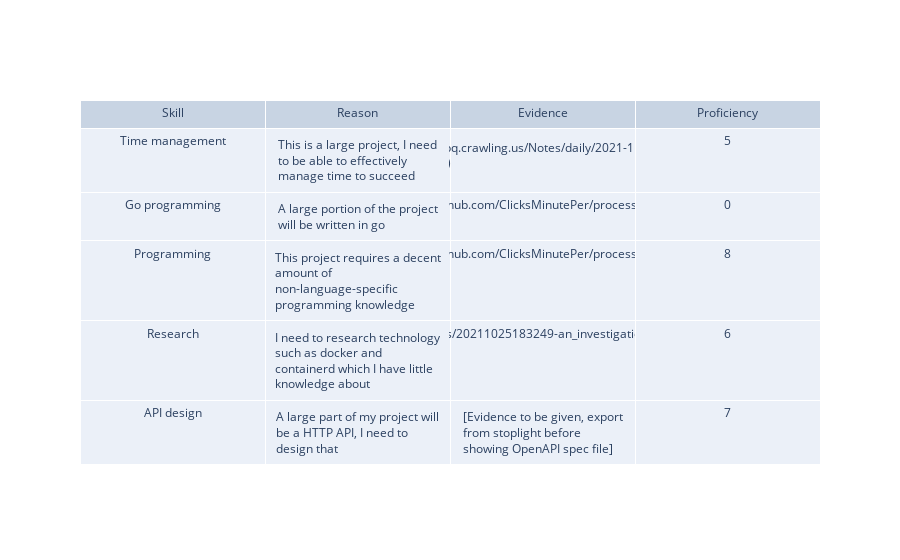

Notebook code for this chart:
### Code cell
import plotly.graph_objects as go

fig = go.Figure(data=[
    go.Table(
        header=dict(values=['Skill', 'Reason', 'Evidence', 'Proficiency']),
        cells=dict(values=[
            list(data.keys()),
            list(v[0] for v in data.values()),
            list(v[1] for v in data.values()),
            list(v[2] for v in data.values()),
        ]))])
fig.show()

### Figure 1 — Plotly figure (JSON) as saved in the notebook; plotly's stock layout.template omitted (floating-point values rounded to 4 significant figures)
{"data": [{"cells": {"values": [["Time management", "Go programming", "Programming", "Research", "API design"], ["This is a large project, I need to be able to effectively manage time to succeed", "A large portion of the project will be written in go", "This project requires a decent amount of non-language-specific programming knowledge", "I need to research technology such as docker and containerd which I have little knowledge about", "A large part of my project will be a HTTP API, I need to design that"], ["https://epq.crawling.us/Notes/daily/2021-11-06.html (timeline)", "https://github.com/ClicksMinutePer/process-manager", "https://github.com/ClicksMinutePer/process-manager", "https://epq.crawling.us/Notes/20211025183249-an_investigation_into_containerization.html", "[Evidence to be given, export from stoplight before showing OpenAPI spec file]"], [5, 0, 8, 6, 7]]}, "header": {"values": ["Skill", "Reason", "Evidence", "Proficiency"]}, "type": "table"}], "layout": {}}
